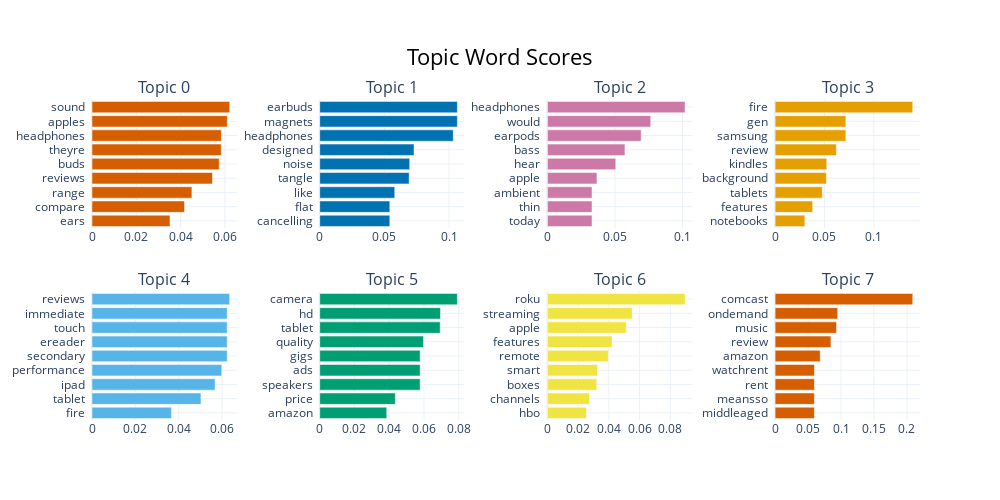

The notebook cell saved with this chart:
### Code cell
topic_model2.visualize_barchart(top_n_topics=8,n_words=9)

### Figure 1 — Plotly figure (JSON) as saved in the notebook; plotly's stock layout.template omitted (floating-point values rounded to 4 significant figures)
{"data": [{"marker": {"color": "#D55E00"}, "orientation": "h", "type": "bar", "x": [0.03522, 0.04179, 0.04512, 0.05439, 0.05743, 0.05837, 0.05842, 0.06109, 0.06216], "xaxis": "x", "y": ["ears  ", "compare  ", "range  ", "reviews  ", "buds  ", "theyre  ", "headphones  ", "apples  ", "sound  "], "yaxis": "y"}, {"marker": {"color": "#0072B2"}, "orientation": "h", "type": "bar", "x": [0.05417, 0.05417, 0.058, 0.06912, 0.06955, 0.07288, 0.1032, 0.1064, 0.1064], "xaxis": "x2", "y": ["cancelling  ", "flat  ", "like  ", "tangle  ", "noise  ", "designed  ", "headphones  ", "magnets  ", "earbuds  "], "yaxis": "y2"}, {"marker": {"color": "#CC79A7"}, "orientation": "h", "type": "bar", "x": [0.03304, 0.03304, 0.03304, 0.03666, 0.05059, 0.05739, 0.06939, 0.07645, 0.1019], "xaxis": "x3", "y": ["today  ", "thin  ", "ambient  ", "apple  ", "hear  ", "bass  ", "earpods  ", "would  ", "headphones  "], "yaxis": "y3"}, {"marker": {"color": "#E69F00"}, "orientation": "h", "type": "bar", "x": [0.03012, 0.03807, 0.04779, 0.052, 0.05237, 0.06205, 0.07169, 0.07169, 0.1395], "xaxis": "x4", "y": ["notebooks  ", "features  ", "tablets  ", "background  ", "kindles  ", "review  ", "samsung  ", "gen  ", "fire  "], "yaxis": "y4"}, {"marker": {"color": "#56B4E9"}, "orientation": "h", "type": "bar", "x": [0.03665, 0.05028, 0.05681, 0.05987, 0.06238, 0.06238, 0.06238, 0.06238, 0.06352], "xaxis": "x5", "y": ["fire  ", "tablet  ", "ipad  ", "performance  ", "secondary  ", "ereader  ", "touch  ", "immediate  ", "reviews  "], "yaxis": "y5"}, {"marker": {"color": "#009E73"}, "orientation": "h", "type": "bar", "x": [0.03858, 0.04352, 0.05779, 0.05779, 0.05779, 0.05973, 0.06934, 0.06946, 0.0792], "xaxis": "x6", "y": ["amazon  ", "price  ", "speakers  ", "ads  ", "gigs  ", "quality  ", "tablet  ", "hd  ", "camera  "], "yaxis": "y6"}, {"marker": {"color": "#F0E442"}, "orientation": "h", "type": "bar", "x": [0.02544, 0.0274, 0.03212, 0.03258, 0.03965, 0.04208, 0.05127, 0.0552, 0.08959], "xaxis": "x7", "y": ["hbo  ", "channels  ", "boxes  ", "smart  ", "remote  ", "features  ", "apple  ", "streaming  ", "roku  "], "yaxis": "y7"}, {"marker": {"color": "#D55E00"}, "orientation": "h", "type": "bar", "x": [0.05964, 0.05964, 0.05964, 0.05964, 0.06841, 0.08467, 0.09312, 0.09497, 0.2088], "xaxis": "x8", "y": ["middleaged  ", "meansso  ", "rent  ", "watchrent  ", "amazon  ", "review  ", "music  ", "ondemand  ", "comcast  "], "yaxis": "y8"}], "layout": {"annotations": [{"font": {"size": 16}, "showarrow": false, "text": "Topic 0", "x": 0.0875, "xanchor": "center", "xref": "paper", "y": 1, "yanchor": "bottom", "yref": "paper"}, {"font": {"size": 16}, "showarrow": false, "text": "Topic 1", "x": 0.3625, "xanchor": "center", "xref": "paper", "y": 1, "yanchor": "bottom", "yref": "paper"}, {"font": {"size": 16}, "showarrow": false, "text": "Topic 2", "x": 0.6375, "xanchor": "center", "xref": "paper", "y": 1, "yanchor": "bottom", "yref": "paper"}, {"font": {"size": 16}, "showarrow": false, "text": "Topic 3", "x": 0.9125, "xanchor": "center", "xref": "paper", "y": 1, "yanchor": "bottom", "yref": "paper"}, {"font": {"size": 16}, "showarrow": false, "text": "Topic 4", "x": 0.0875, "xanchor": "center", "xref": "paper", "y": 0.4, "yanchor": "bottom", "yref": "paper"}, {"font": {"size": 16}, "showarrow": false, "text": "Topic 5", "x": 0.3625, "xanchor": "center", "xref": "paper", "y": 0.4, "yanchor": "bottom", "yref": "paper"}, {"font": {"size": 16}, "showarrow": false, "text": "Topic 6", "x": 0.6375, "xanchor": "center", "xref": "paper", "y": 0.4, "yanchor": "bottom", "yref": "paper"}, {"font": {"size": 16}, "showarrow": false, "text": "Topic 7", "x": 0.9125, "xanchor": "center", "xref": "paper", "y": 0.4, "yanchor": "bottom", "yref": "paper"}], "height": 500, "hoverlabel": {"bgcolor": "white", "font": {"family": "Rockwell", "size": 16}}, "showlegend": false, "title": {"font": {"color": "Black", "size": 22}, "text": "Topic Word Scores", "x": 0.5, "xanchor": "center", "yanchor": "top"}, "width": 1000, "xaxis": {"anchor": "y", "domain": [0, 0.175], "showgrid": true}, "xaxis2": {"anchor": "y2", "domain": [0.275, 0.45], "showgrid": true}, "xaxis3": {"anchor": "y3", "domain": [0.55, 0.725], "showgrid": true}, "xaxis4": {"anchor": "y4", "domain": [0.825, 1], "showgrid": true}, "xaxis5": {"anchor": "y5", "domain": [0, 0.175], "showgrid": true}, "xaxis6": {"anchor": "y6", "domain": [0.275, 0.45], "showgrid": true}, "xaxis7": {"anchor": "y7", "domain": [0.55, 0.725], "showgrid": true}, "xaxis8": {"anchor": "y8", "domain": [0.825, 1], "showgrid": true}, "yaxis": {"anchor": "x", "domain": [0.6, 1], "showgrid": true}, "yaxis2": {"anchor": "x2", "domain": [0.6, 1], "showgrid": true}, "yaxis3": {"anchor": "x3", "domain": [0.6, 1], "showgrid": true}, "yaxis4": {"anchor": "x4", "domain": [0.6, 1], "showgrid": true}, "yaxis5": {"anchor": "x5", "domain": [0, 0.4], "showgrid": true}, "yaxis6": {"anchor": "x6", "domain": [0, 0.4], "showgrid": true}, "yaxis7": {"anchor": "x7", "domain": [0, 0.4], "showgrid": true}, "yaxis8": {"anchor": "x8", "domain": [0, 0.4], "showgrid": true}}}
